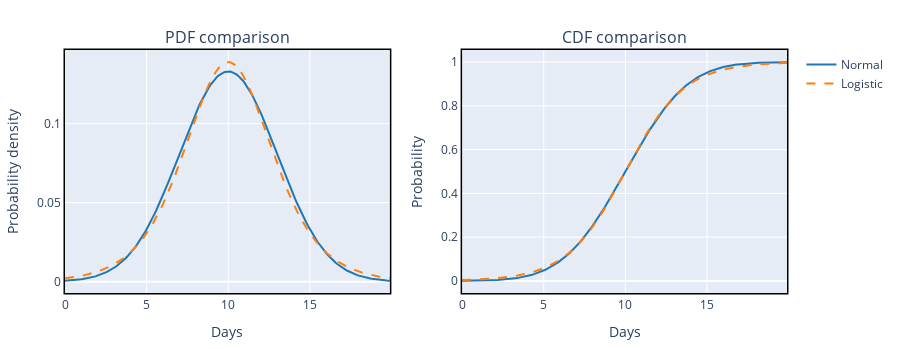

Source (notebook cell):
### Markdown cell above
>**Normal** distribution [(link)](https://en.wikipedia.org/wiki/Normal_distribution), also called a Gaussian distribution or bell curve, defined by:

$$ \phi(t) = \frac{N}{s \sqrt{2 \pi}} e^{-\frac{1}{2}  (t-t_0)^2/s^2 } $$ 
$$ \Phi(t) = \frac{N}{2} + \frac{N}{2} \operatorname{erf}\left(\frac{t-t_0}{s \sqrt{2}}\right) $$

>**Logistic** distribution [(link)](https://en.wikipedia.org/wiki/Logistic_distribution), commonly used to model population growth in biology, defined by:

$$ \phi(t) = \frac{N}{4s} \operatorname{sech}^2 \left( \frac{t-t_0}{2s} \right) $$ 
$$ \Phi(t) = \frac{N}{1 + e^{-(t-t_0)/s}} $$


where $N$ is the final number of total cases, $t_0$ is a location parameter (equal to the turning point, $t_i$, for these distributions), and $s$ is a scale parameter related to the steepness of the growth curve. The [error function](https://en.wikipedia.org/wiki/Error_function), $\operatorname{erf}(x)$, is a special function that appears commonly in statistics but has no closed form.

Let's visualize these distributions for $N=1$ and $t_i=10$. Note that the values of $s$ are different for each distribution because the maning of $s$ isn't directly comparable between the distributions.

### Code cell
logistic_1 = stats.logistic(loc=10,scale=1.8)

fig = make_subplots(rows=1, cols=2,subplot_titles=('PDF comparison','CDF comparison'))
fig.add_trace(go.Scatter(name='Normal',x=x,y=normal_2.pdf(x),mode='lines',line_color=colors[0],showlegend=True),row=1,col=1)
fig.add_trace(go.Scatter(name='Logistic',x=x,y=logistic_1.pdf(x),mode='lines',line_color=colors[1],line_dash='dash',showlegend=True),row=1,col=1)
fig.add_trace(go.Scatter(name='Normal',x=x,y=normal_2.cdf(x),mode='lines',line_color=colors[0],showlegend=False),row=1,col=2)
fig.add_trace(go.Scatter(name='Logistic',x=x,y=logistic_1.cdf(x),mode='lines',line_color=colors[1],line_dash='dash',showlegend=False),row=1,col=2)

fig.update_layout(height=350,margin=dict(l=20, r=20, t=50, b=20))
fig.update_xaxes(title='Days',showline=True, linewidth=1.5, linecolor='black', mirror=True)
fig.update_yaxes(showline=True, linewidth=1.5, linecolor='black', mirror=True)
fig.update_yaxes(title='Probability density',row=1,col=1)
fig.update_yaxes(title='Probability',row=1,col=2)
fig.show()

### Figure 1 — Plotly figure (JSON) as saved in the notebook; plotly's stock layout.template omitted (floating-point values rounded to 4 significant figures; data arrays with more than 128 entries replaced by an {"elided": "..."} marker saying what was removed)
{"data": [{"line": {"color": "rgb(31, 119, 180)"}, "mode": "lines", "name": "Normal", "showlegend": true, "type": "scatter", "x": {"elided": "200 float values"}, "xaxis": "x", "y": {"elided": "200 float values"}, "yaxis": "y"}, {"line": {"color": "rgb(255, 127, 14)", "dash": "dash"}, "mode": "lines", "name": "Logistic", "showlegend": true, "type": "scatter", "x": {"elided": "200 float values"}, "xaxis": "x", "y": {"elided": "200 float values"}, "yaxis": "y"}, {"line": {"color": "rgb(31, 119, 180)"}, "mode": "lines", "name": "Normal", "showlegend": false, "type": "scatter", "x": {"elided": "200 float values"}, "xaxis": "x2", "y": {"elided": "200 float values"}, "yaxis": "y2"}, {"line": {"color": "rgb(255, 127, 14)", "dash": "dash"}, "mode": "lines", "name": "Logistic", "showlegend": false, "type": "scatter", "x": {"elided": "200 float values"}, "xaxis": "x2", "y": {"elided": "200 float values"}, "yaxis": "y2"}], "layout": {"annotations": [{"font": {"size": 16}, "showarrow": false, "text": "PDF comparison", "x": 0.225, "xanchor": "center", "xref": "paper", "y": 1, "yanchor": "bottom", "yref": "paper"}, {"font": {"size": 16}, "showarrow": false, "text": "CDF comparison", "x": 0.775, "xanchor": "center", "xref": "paper", "y": 1, "yanchor": "bottom", "yref": "paper"}], "height": 350, "margin": {"b": 20, "l": 20, "r": 20, "t": 50}, "xaxis": {"anchor": "y", "domain": [0, 0.45], "linecolor": "black", "linewidth": 1.5, "mirror": true, "showline": true, "title": {"text": "Days"}}, "xaxis2": {"anchor": "y2", "domain": [0.55, 1], "linecolor": "black", "linewidth": 1.5, "mirror": true, "showline": true, "title": {"text": "Days"}}, "yaxis": {"anchor": "x", "domain": [0, 1], "linecolor": "black", "linewidth": 1.5, "mirror": true, "showline": true, "title": {"text": "Probability density"}}, "yaxis2": {"anchor": "x2", "domain": [0, 1], "linecolor": "black", "linewidth": 1.5, "mirror": true, "showline": true, "title": {"text": "Probability"}}}}
